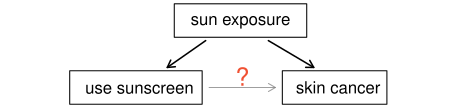

Generate this figure with R:
library(openintro)
data(COL)

myPDF("sunCausesCancer.pdf", 4.7, 1.1,
      mar = rep(0, 4))
plot(c(-0.05, 1.2),
     c(0.39, 1),
     type = 'n',
     axes = FALSE)
text(0.59, 0.89, 'sun exposure')
rect(0.4, 0.8, 0.78, 1)
text(0.3, 0.49, 'use sunscreen')
rect(0.1, 0.4, 0.48, 0.6)
arrows(0.49, 0.78, 0.38, 0.62,
       length = 0.08, lwd = 1.5)
text(0.87, 0.5, 'skin cancer')
rect(0.71,0.4, 1.01, 0.6)
arrows(0.67, 0.78, 0.8, 0.62,
       length = 0.08, lwd = 1.5)

arrows(0.5, 0.5, 0.69, 0.5,
       length = 0.08, col = COL[6,2])
text(0.595, 0.565, "?",
     cex = 1.5, col = COL[4])
dev.off()
